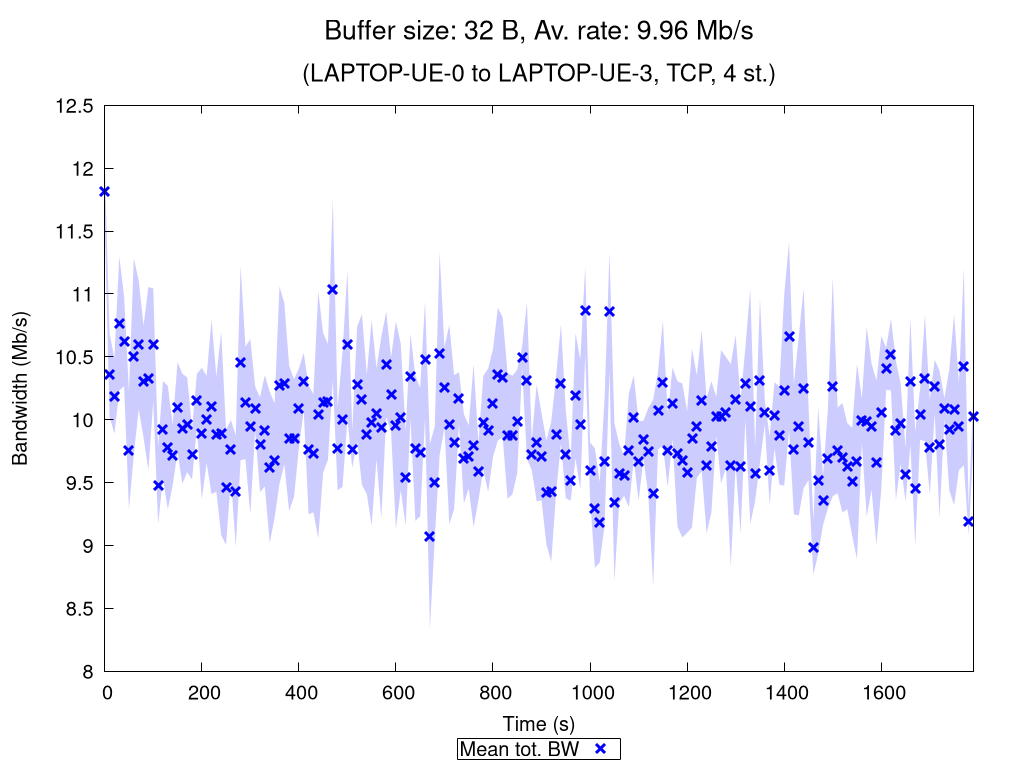

This chart was generated by the following gnuplot code:
set terminal pngcairo nocrop enhanced size 1024,768 font "Verdana,15"
set output "TCP_4_st_2020_10_18_09-41-26_one2two_00032B.png"

set title "{/=20 Buffer size: 32 B, Av. rate: 9.96 Mb/s}\n\n{/=18 (LAPTOP-UE-0 to LAPTOP-UE-3, TCP, 4 st.)}"

set xlabel "Time (s)"
set ylabel "Bandwidth (Mb/s)"
set ytics nomirror
set key bmargin center horizontal box samplen 1 width -1
set bmargin 4.6
set rmargin 4.5

rf = 1000000.0  # rate factor
set style fill transparent solid 0.2 noborder
set autoscale xfix
plot "TCP_4_st_2020_10_18_09-41-26_one2two_00032B_iperf_processed.dat" using 1:($2/rf-$3/rf):($2/rf+$3/rf) with filledcurves lc rgb "blue" notitle, \
     "" using 1:($2/rf) with points pt 2 ps 1.5 lw 3 lc rgb "blue" title "Mean tot. BW", \
